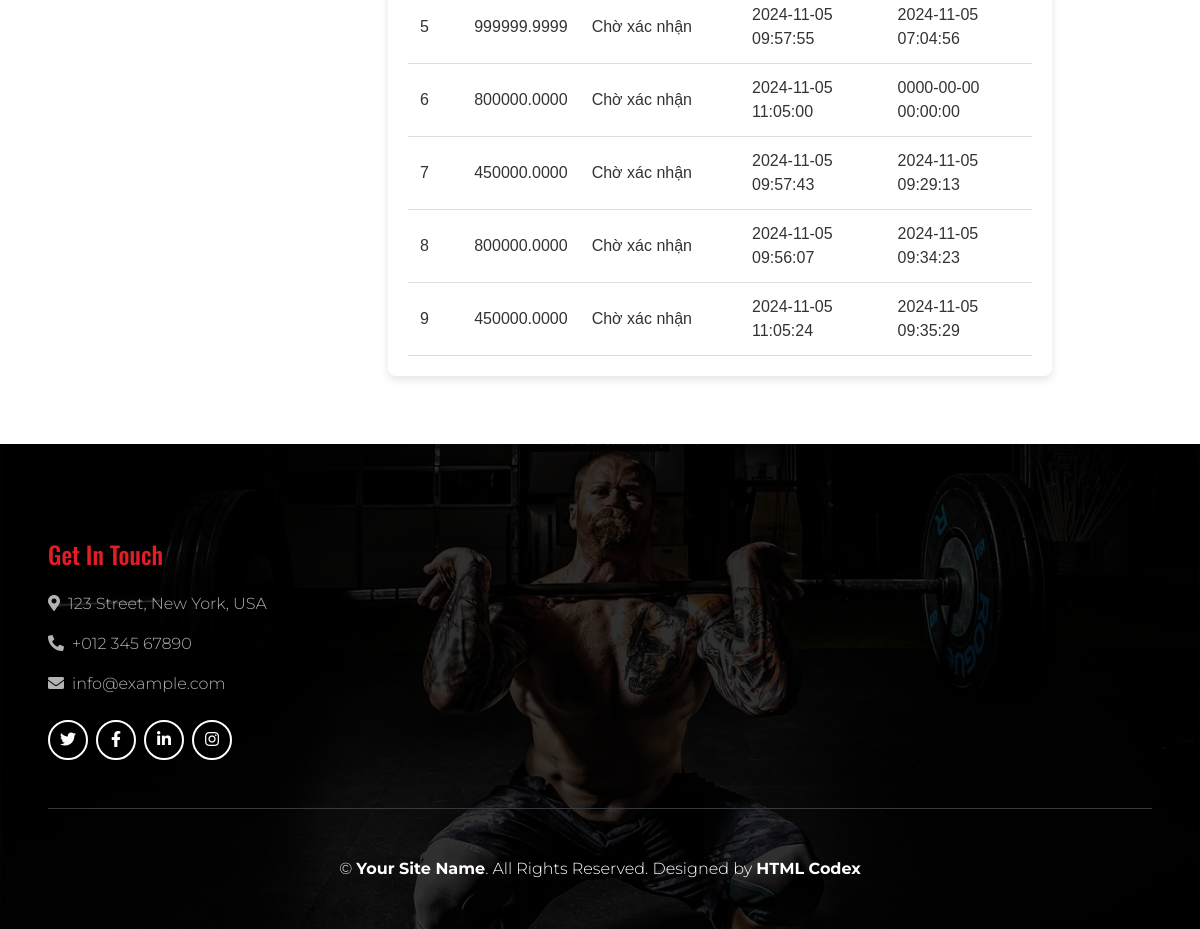
/view/LSTT.php (signed in, lower part), run on an earlier commit of the app's database.
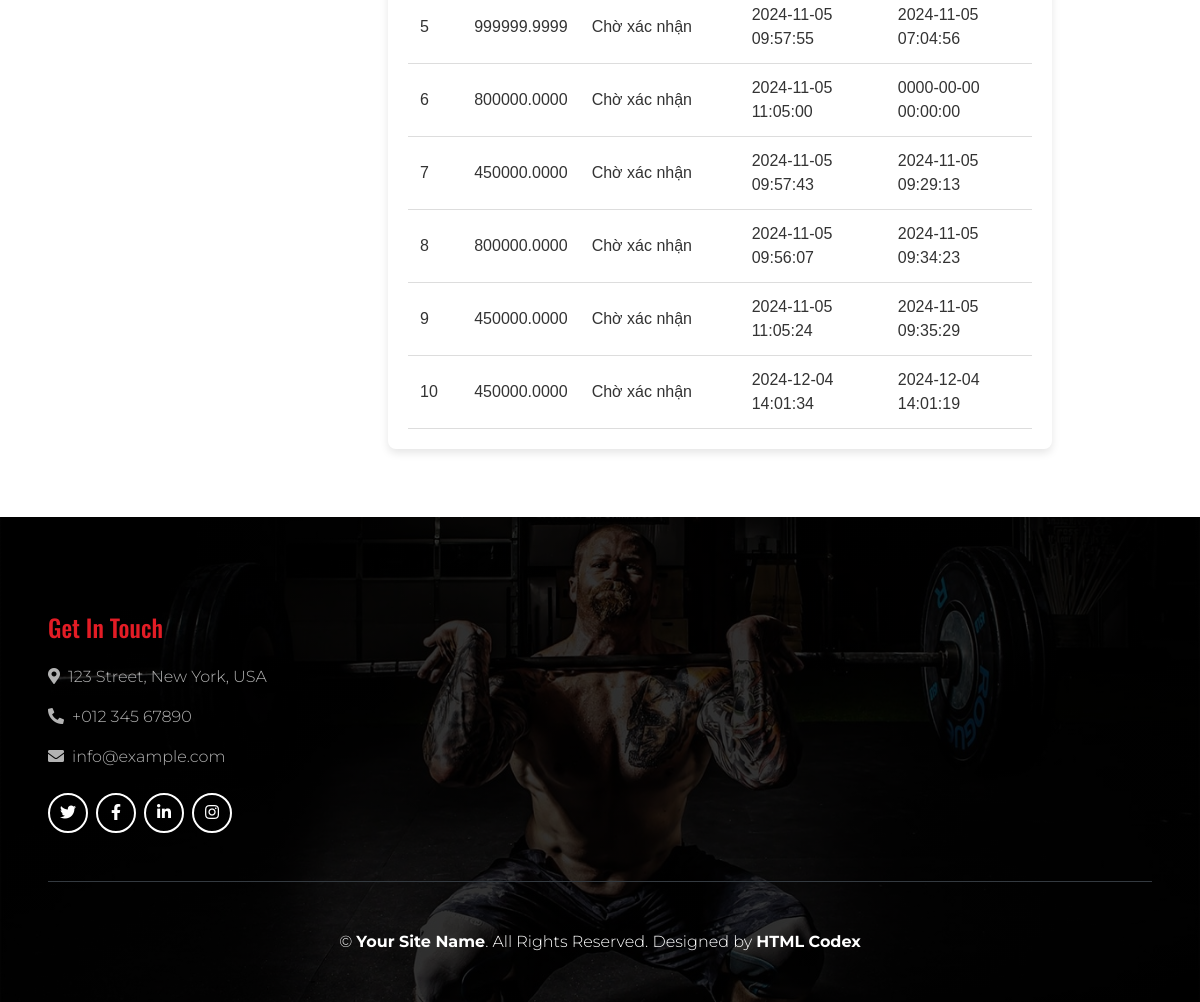
And on a later commit of the database.
### tables this page shows
CREATE TABLE `hoadon` (
  `IDHoaDon` int(10) NOT NULL,
  `SoTien` double(10,4) NOT NULL,
  `TinhTrangThanhToan` varchar(50) DEFAULT NULL,
  `HinhThucThanhToan` varchar(50) DEFAULT NULL,
  `NgayThanhToan` datetime DEFAULT NULL,
  `NgayLapHoaDon` datetime NOT NULL,
  `LoaiGiaoDich` varchar(255) NOT NULL,
  `IDThanhVien` int(10) DEFAULT NULL,
  `IDNhanVien` int(10) DEFAULT NULL
);

### model/mHoaDon.php (called while the page is built, shortened)
<?php
    class mHoaDon{
        public function selectAllHD($idtv)
        {
            $p = new clsketnoi();
            $con = $p->MoKetNoi();
            $truyvan = "SELECT * FROM `hoadon` hd join thanhvien tv on hd.IDThanhVien = tv.IDThanhVien  WHERE `TinhTrangThanhToan` not LIKE 'Chưa Thanh Toán'  AND  hd.`IDThanhVien` = '$idtv'  ";
			$ketqua = mysqli_query($con, $truyvan);
            return $ketqua;
        }
    }
?>

### controller/cHoaDon.php (called while the page is built, shortened)
<?php
    include_once('../model/mHoaDon.php');
    class cHoaDon{
        public function getallhd($idtv)
        {
            $p = new mHoaDon();
		$kq= $p->selectAllHD($idtv);
		if(mysqli_num_rows($kq)>0)
		{
			return $kq;
		}
		else
		{
			return false;
		}
        }
    }
?>

### view/lstt.php (the view, shortened to what this page needs)
<!DOCTYPE html>
<html lang="en">
<head>
    <link href="https://cdnjs.cloudflare.com/ajax/libs/font-awesome/5.10.0/css/all.min.css" rel="stylesheet">
    <link href="../assets/lib/flaticon/font/flaticon.css" rel="stylesheet">
    <link rel="stylesheet" href="login/css/LSTT.css">
    <link rel="stylesheet" href="login/css/style.css">
    <link href="../assets/css/style.min.css" rel="stylesheet">
</head>
<body class="bg-white">
    <div class="container pt-5">
        <div class="left">
        </div>
        <div class="right">
            <div class="update-info-container">
                <?php
    include_once("../controller/cHoaDon.php");
    $p= new cHoaDon();
    $kq= $p->getallhd($_SESSION['id']);
    if($kq)
    {
        echo '
        <h3 align="center"><strong>Lịch Sử Thanh Toán</strong></h3>
            <form action="" method="POST">
        <div class="table-container">
        <table>
        <thead>
            <tr>
                <th>STT</th>
                <th>Số Tiền</th>
                <th>Trạng Thái Thanh Toán</th>
                <th>Ngày Thanh Toán</th>
                <th>Ngày Lập Hóa Đơn</th>
            </tr>
        </thead>
        <tbody>
    ';
    $stt=1;
    while($r=mysqli_fetch_assoc($kq))
    {
        echo'  <tr>
                <td>'.$stt.'</td>
                <td>'.$r['SoTien'].'</td>
                <td>'.$r['TinhTrangThanhToan'].'</td>
                <td>'.$r['NgayThanhToan'].'</td>
                <td>'.$r['NgayLapHoaDon'].'</td>
            </tr>';
                    $stt++;
    }
    echo' </tbody>
    </table>
</div>
    </form>';
    }
?>
            </div>
        </div>
    </div>
    <div class="footer container-fluid mt-5 py-5 px-sm-3 px-md-5 text-white">
        <div class="row pt-5">
            <div class="col-lg-3 col-md-6 mb-5">
                <h4 class="text-primary mb-4">Get In Touch</h4>
                <p><i class="fa fa-map-marker-alt mr-2"></i>123 Street, New York, USA</p>
                <p><i class="fa fa-phone-alt mr-2"></i>+012 345 67890</p>
                <p><i class="fa fa-envelope mr-2"></i>info@example.com</p>
                <div class="d-flex justify-content-start mt-4">
                    <a class="btn btn-outline-light rounded-circle text-center mr-2 px-0"
                        style="width: 40px; height: 40px;" href="#"><i class="fab fa-twitter"></i></a>
                    <a class="btn btn-outline-light rounded-circle text-center mr-2 px-0"
                        style="width: 40px; height: 40px;" href="#"><i class="fab fa-facebook-f"></i></a>
                    <a class="btn btn-outline-light rounded-circle text-center mr-2 px-0"
                        style="width: 40px; height: 40px;" href="#"><i class="fab fa-linkedin-in"></i></a>
                    <a class="btn btn-outline-light rounded-circle text-center mr-2 px-0"
                        style="width: 40px; height: 40px;" href="#"><i class="fab fa-instagram"></i></a>
                </div>
            </div>
        </div>
        <div class="container border-top border-dark pt-5">
            <p class="m-0 text-center text-white">
                &copy; <a class="text-white font-weight-bold" href="#">Your Site Name</a>. All Rights Reserved.
                Designed by
                <a class="text-white font-weight-bold" href="https://htmlcodex.com">HTML Codex</a>
            </p>
        </div>
    </div>
</body>
</html>

What changed in the data, as far as the page shows it:
added hoadon: SoTien "450000.0000", TinhTrangThanhToan "Chờ xác nhận", NgayThanhToan "2024-12-04 14:01:34", NgayLapHoaDon "2024-12-04 14:01:19"
